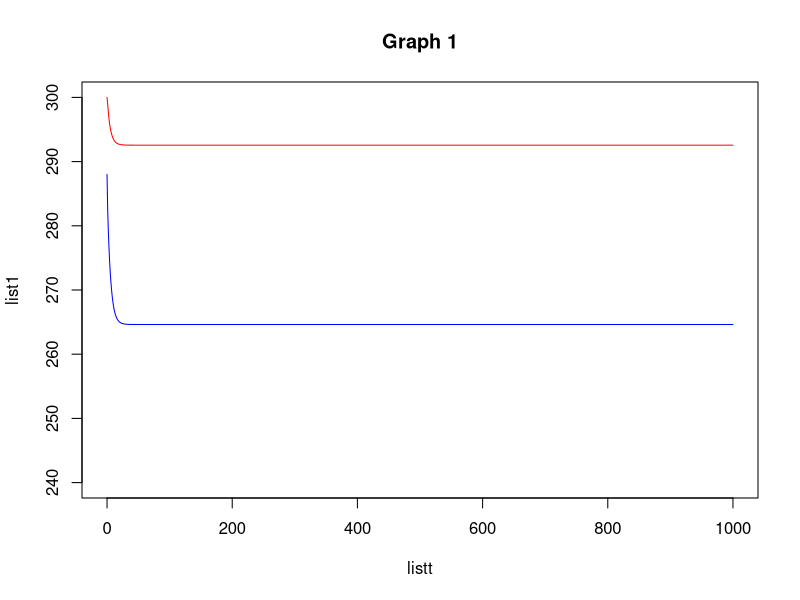
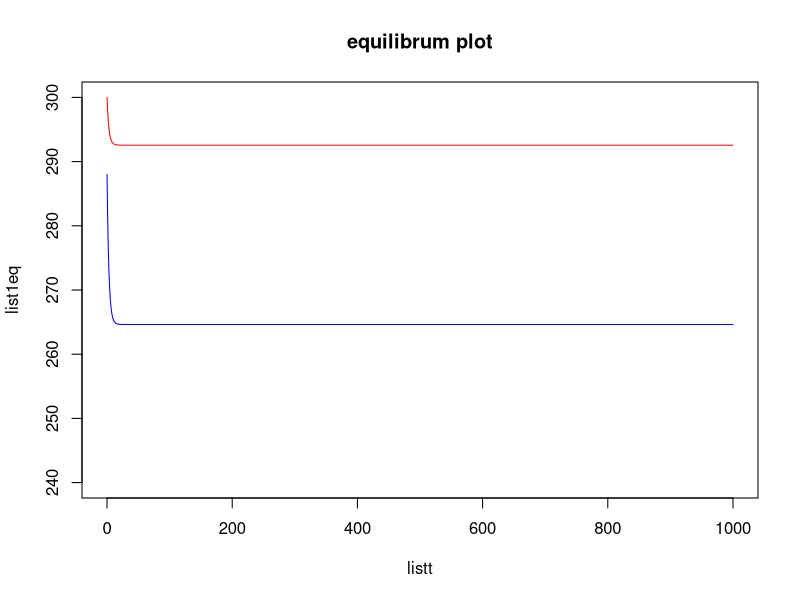
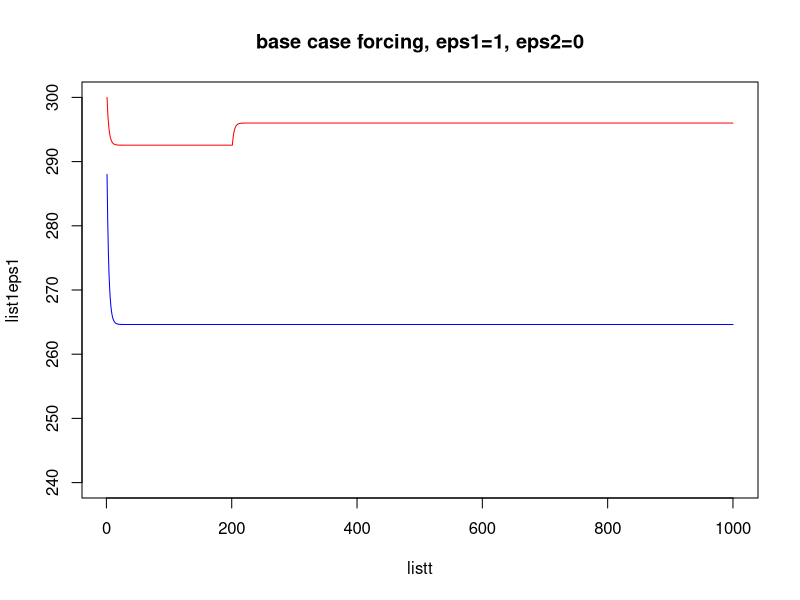
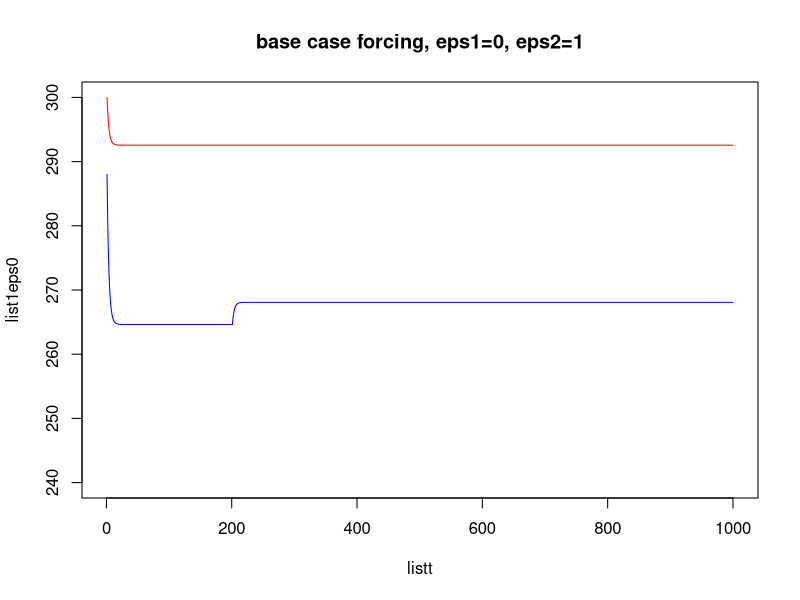
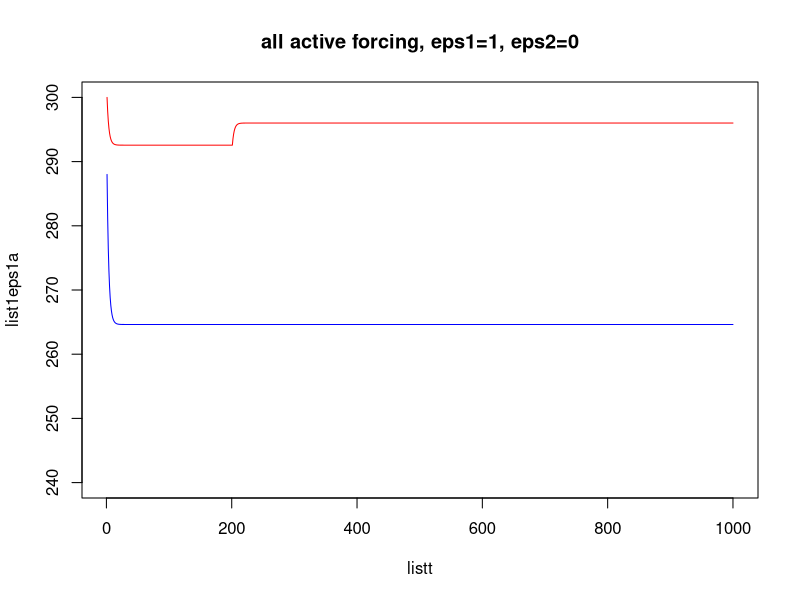
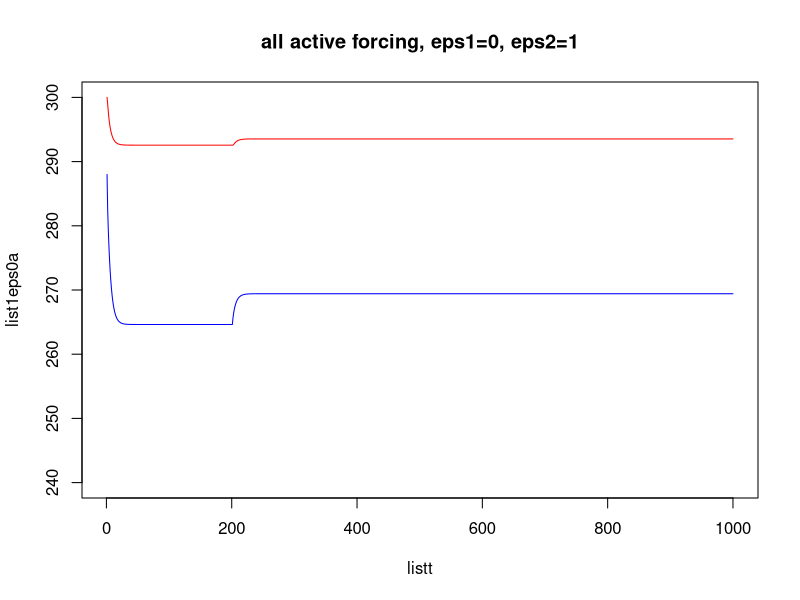
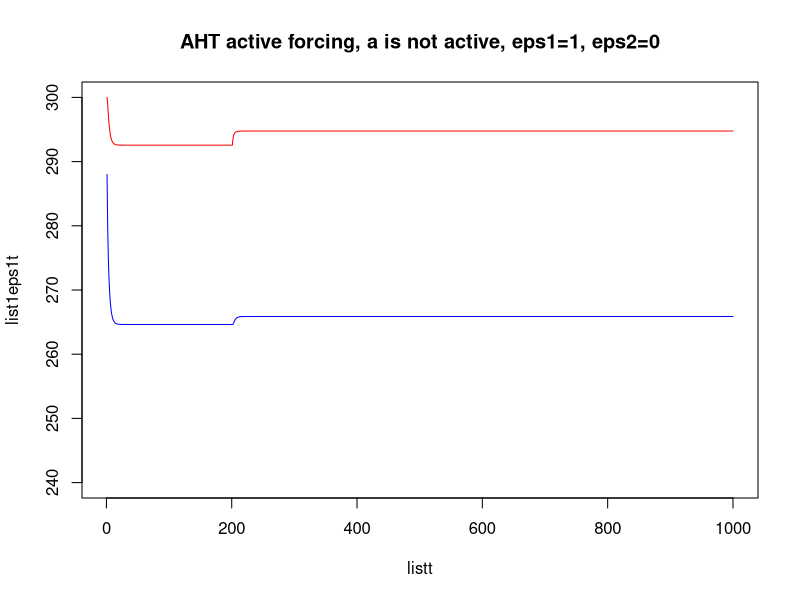
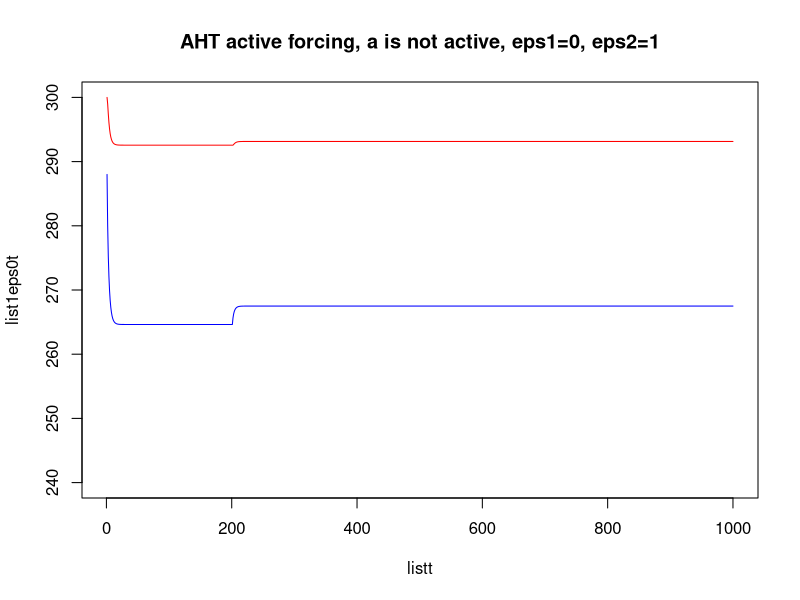

Generate these figures, in order, with R:
H<-1; #arbitrary 
S1<-40.9; #PW
A<--49.7; #PW
B<-0.29; #PW 
S2<-24.1; #PW
alpha<-0.29; 
F0<-3; #PW
gamma1<-0.035;
gamma2<-0.002852;
Tice<-271.15;

dt<-1;
T1<-300; 
T2<-288; 
t<-0;
n<-1000; #arbritrary
tA =200

eps1 <- function (t) ifelse(t < tA, 0, 0) #forcing function 
eps2 <- function (t) ifelse(t < tA, 0, 0) #forcing function 

phiice <- function (T1, T2) pi/6 +(pi/6)*(T1-Tice)/(T1-T2)
a <- function (T1, T2) 1-sin(phiice(T1,T2))
CCeq <- function (T1) 6.11*exp(17.23*((T1-273.25)/(T1-35.86)))
AHT <- function (T1, T2) F0+gamma1*(T1-T2)+gamma2*CCeq(T1)*(T1-T2)

dT1 <- function (T1,T2,t) (S1-AHT(T1,T2)-(A+B*T1)+eps1(t))/H
dT2 <- function (T1,T2,t) (S2*(1-2*alpha*a(T1,T2))+AHT(T1, T2)-(A+B*T2)+eps2(t))/H


list1<- vector("list", n)
list2<- vector("list",n)
listt<- vector ("list",n)

list1[[1]] <- T1
list2[[1]] <- T2
listt[[1]] <- t

for (k in 1: n){
  Var1=T1+dT1(T1,T2,t)*dt
  Var2=T2+dT2(T1,T2,t)*dt
  t=t+dt
  T1=Var1
  T2=Var2
  list1[[k+1]] <- T1
  list2[[k+1]] <- T2
  listt[[k+1]] <- t
}

plot(listt, list1, ylim = c(240,300), type="l", col="red")
lines(listt, list2, col="blue")
title("Graph 1")

T1diff = list1[[n]]-list1[[tA]]
T2diff = list2[[n]]-list2[[tA]]
T1eq = list1[[n]]
T2eq = list2[[n]]
aeq = a(T1eq,T2eq)
phiiceeq = phiice(T1eq,T2eq)
phiiceeqdeg = phiiceeq*180/pi
AHTeq = AHT(T1eq,T2eq)
dT1eq= function(T1,T2,t) (S1-AHTeq-(A+B*T1)+eps1(t))/H
dT2eq=function (T1,T2,t) S2*(1-2*alpha*aeq+AHTeq-(A+B*T2)+eps2(t))/H


#loop 2 with equilibrium no forcing
list1eq= vector ("list", n)
list2eq= vector ("list", n)

list1eq[[1]]=300
list2eq[[1]]=288

T1=300
T2=288
t=0

eps1eq <- function (t) ifelse(t < tA ,0, 0) #forcing function
eps2eq <- function (t) ifelse(t < tA ,0, 0) #forcing function
dT1eq= function(T1,T2,t) (S1-AHTeq-(A+B*T1)+eps1eq(t))/H
dT2eq=function (T1,T2,t) (S2*(1-2*alpha*aeq)+AHTeq- (A+B*T2)+eps2eq(t))/H

for (k in 1:n){
  Var1=T1+dT1eq(T1,T2,t)*dt
  Var2=T2+dT2eq(T1,T2,t)*dt
  t=t+dt
  T1=Var1
  T2=Var2
  list1eq[[k+1]]= T1
  list2eq[[k+1]]= T2
}

plot(listt, list1eq, ylim=c(240,300), type="l", col="red")
lines(listt, list2eq, col="blue")
title("equilibrum plot")
T1diffeq = list1[[n]]-list1[[tA]]
T2diffeq = list2[[n]]-list2[[tA]]



#forcing feedback not active- base case (dT1eq and dT2eq) (esp1=1, eps2=0)
list1eps1= vector("list",n)
list2eps0=vector("list", n)

list1eps1[[1]]=300
list2eps0[[1]]=288

T1=300
T2=288
t=0

 eps1_1 = function (t) ifelse(t < tA, 0, 1) #forcing function 
 eps2_0 = function (t) ifelse(t < tA, 0, 0) #forcing function 
 dT1_eps1 = function (T1,T2,t) (S1-AHTeq-(A+B*T1)+eps1_1(t))/H
 dT2_eps0 = function (T1,T2,t) (S2*(1-2*alpha*aeq)+AHTeq-(A+B*T2)+eps2_0(t))/H #using AHT function and a function
 

 for (k in 1: n){
   Var1=T1+dT1_eps1(T1,T2,t)*dt
   Var2=T2+dT2_eps0(T1,T2,t)*dt
   t=t+dt
   T1=Var1
   T2=Var2
   list1eps1[[k+1]] = T1
   list2eps0[[k+1]] = T2
   listt[[k]] = t
 }
 plot(listt, list1eps1, ylim = c(240,300), type="l", col="red")
 lines(listt, list2eps0, col="blue")
 title( "base case forcing, eps1=1, eps2=0")
 
 T1diffbaseeps1 = list1eps1[[n]]-list1eps1[[tA]]
 T2diffbaseeps0 = list2eps0[[n]]-list2eps0[[tA]]


 
 #forcing feedback not active-base case (dT1eq and dT2eq) (esp1=0, eps2=1)
 list1eps0= vector("list",n)
 list2eps1=vector("list", n)
 T1=300
 T2=288
 t=0
 
 list1eps0[[1]]=T1
 list2eps1[[1]]=T2
 
 eps1_0 = function (t) ifelse(t < tA, 0, 0) #forcing function 
 eps2_1 = function (t) ifelse(t < tA, 0, 1) #forcing function 
 dT1_eps0 = function (T1,T2,t) (S1-AHTeq-(A+B*T1)+eps1_0(t))/H
 dT2_eps1 = function (T1,T2,t) (S2*(1-2*alpha*aeq)+AHTeq-(A+B*T2)+eps2_1(t))/H 
 
 for (k in 1: n){
   Var1=T1+dT1_eps0(T1,T2,t)*dt
   Var2=T2+dT2_eps1(T1,T2,t)*dt
   t=t+dt
   T1=Var1
   T2=Var2
   list1eps0[[k+1]] = T1
   list2eps1[[k+1]] = T2
   listt[[k]] = t
 }
 plot(listt, list1eps0, ylim = c(240,300), type="l", col="red")
 lines(listt, list2eps1, col="blue")
 title( "base case forcing, eps1=0, eps2=1")
 
 T1diffbaseeps0 = list1eps0[[n]]-list1eps0[[tA]]
 T2diffbaseeps1 = list2eps1[[n]]-list2eps1[[tA]]
 
 #base case sensitivity matrix 
 
 lambdavectorbase=c(T1diffbaseeps1,T1diffbaseeps0,T2diffbaseeps0,T2diffbaseeps1)
 lambdabase= matrix(lambdavectorbase,2) 
 lambdabaseinverse= solve(lambdabase)
 
 #Forcing feedback all active (dT1, dT2) (eps1=1, eps2=0)
 list1eps1a=vector("list",n)
 list2eps0a=vector("list",n)
 T1=300
 T2=288
 t=0
 
 list1eps1a[[1]]=T1
 list2eps0a[[1]]=T2
 
 #eps1_1 and eps2_0 are defined above 
 dT1_eps1a = function (T1,T2,t) (S1-AHT(T1,T2)-(A+B*T1)+eps1_1(t))/H
 dT2_eps0a = function (T1,T2,t) (S2*(1-2*alpha*a(T1,T2))+AHT(T1,T2)-(A+B*T2)+eps2_0(t))/H 
 for (k in 1: n){
   Var1=T1+dT1_eps1(T1,T2,t)*dt
   Var2=T2+dT2_eps0(T1,T2,t)*dt
   t=t+dt
   T1=Var1
   T2=Var2
   list1eps1a[[k+1]] = T1
   list2eps0a[[k+1]] = T2
   listt[[k]] = t
 }
 plot(listt, list1eps1a, ylim = c(240,300), type="l", col="red")
 lines(listt, list2eps0a, col="blue")
 title( "all active forcing, eps1=1, eps2=0")

 T1diff1a = list1eps1a[[n]]-list1eps1a[[tA]]
 T2diff0a = list2eps0a[[n]]-list2eps0a[[tA]]
 
 #Forcing feedback all active (dT1, dT2) (eps1=0, eps2=1)
 list1eps0a=vector("list",n)
 list2eps1a=vector("list",n)
 T1=300
 T2=288
 t=0
 
 list1eps0a[[1]]=T1
 list2eps1a[[1]]=T2
 
 #eps1_0 and eps2_1 defined above 
 dT1_eps0a = function (T1,T2,t) (S1-AHT(T1,T2)-(A+B*T1)+eps1_0(t))/H
 dT2_eps1a = function (T1,T2,t) (S2*(1-2*alpha*a(T1,T2))+AHT(T1,T2)-(A+B*T2)+eps2_1(t))/H 
 for (k in 1: n){
   Var1=T1+dT1_eps0a(T1,T2,t)*dt
   Var2=T2+dT2_eps1a(T1,T2,t)*dt
   t=t+dt
   T1=Var1
   T2=Var2
   list1eps0a[[k+1]] = T1
   list2eps1a[[k+1]] = T2
   listt[[k]] = t
  } 
 plot(listt, list1eps0a, ylim = c(240,300), type="l", col="red")
 lines(listt, list2eps1a, col="blue")
 title( "all active forcing, eps1=0, eps2=1") 

 T1diffeps0a = list1eps0a[[n]]-list1eps0a[[tA]]
 T2diffeps1a = list2eps1a[[n]]-list2eps1a[[tA]]
 
 #Top down in reference to a (ice albedo) use AHT(T1,T2) and aeq (eps1=1, eps2=0)
 list1eps1t=vector("list",n)
 list2eps0t=vector("list",n)
 T1=300
 T2=288
 t=0
 
 list1eps1t[[1]]=T1
 list2eps0t[[1]]=T2
 
 #eps1_1 and eps2_0 defined above 
 dT1_eps1t = function (T1,T2,t) (S1-AHT(T1,T2)-(A+B*T1)+eps1_1(t))/H
 dT2_eps0t = function (T1,T2,t) (S2*(1-2*alpha*aeq)+AHT(T1,T2)-(A+B*T2)+eps2_0(t))/H 
 for (k in 1: n){
   Var1=T1+dT1_eps1t(T1,T2,t)*dt
   Var2=T2+dT2_eps0t(T1,T2,t)*dt
   t=t+dt
   T1=Var1
   T2=Var2
   list1eps1t[[k+1]] = T1
   list2eps0t[[k+1]] = T2
   listt[[k]] = t
 } 
 plot(listt, list1eps1t, ylim = c(240,300), type="l", col="red")
 lines(listt, list2eps0t, col="blue")
 title( "AHT active forcing, a is not active, eps1=1, eps2=0")  
 
 T1diffeps1t = list1eps1t[[n]]-list1eps1t[[tA]]
 T2diffeps0t = list2eps0t[[n]]-list2eps0t[[tA]]
 
 
 #Top down in reference to a (ice albedo) use AHT(T1,T2) and aeq (eps1=0, eps2=1)
 list1eps0t=vector("list",n)
 list2eps1t=vector("list",n)
 T1=300
 T2=288
 t=0
 
 list1eps0t[[1]]=T1
 list2eps1t[[1]]=T2
 
 #eps1_0 and eps2_1 defined above 
 dT1_eps0t = function (T1,T2,t) (S1-AHT(T1,T2)-(A+B*T1)+eps1_0(t))/H
 dT2_eps1t = function (T1,T2,t) (S2*(1-2*alpha*aeq)+AHT(T1,T2)-(A+B*T2)+eps2_1(t))/H
 for (k in 1: n){
   Var1=T1+dT1_eps0t(T1,T2,t)*dt
   Var2=T2+dT2_eps1t(T1,T2,t)*dt
   t=t+dt
   T1=Var1
   T2=Var2
   list1eps0t[[k+1]] = T1
   list2eps1t[[k+1]] = T2
   listt[[k]] = t
 }  
 plot(listt, list1eps0t, ylim = c(240,300), type="l", col="red")
 lines(listt, list2eps1t, col="blue")
 title( "AHT active forcing, a is not active, eps1=0, eps2=1")  

 T1diffeps0t = list1eps0t[[n]]-list1eps0t[[tA]]
 T2diffeps1t = list2eps1t[[n]]-list2eps1t[[tA]]
 

 
 #top down sensitivity matrix                                                                     #start here for matrix 
 lambdavectort=c(T1diffeps1t, T2diffeps0t, T1diffeps0t, T2diffeps1t)
 lambdat= matrix(lambdavectort, 2)
 
 #Top gain matrix 
  
 Gt= lambdat %*% lambdabaseinverse
 
 #Bottom up in reference to a (ice albedo) use AHTeq and a(T1,T2) (eps1=1, eps2=0) 
 list1eps1b=vector("list",n)
 list2eps0b=vector("list",n)
 T1=300
 T2=288
 t=0
 
 list1eps1b[[1]]=T1
 list2eps0b[[1]]=T2
 
 #eps1_1 and eps2_0 defined above 
 dT1_eps1b = function (T1,T2,t) (S1-AHTeq-(A+B*T1)+eps1_1(t))/H
 dT2_eps0b = function (T1,T2,t) (S2*(1-2*alpha*a(T1,T2))+AHTeq-(A+B*T2)+eps2_0(t))/H 
 for (k in 1: n){
   Var1=T1+dT1_eps1b(T1,T2,t)*dt
   Var2=T2+dT2_eps0b(T1,T2,t)*dt
   t=t+dt
   T1=Var1
   T2=Var2
   list1eps1b[[k+1]] = T1
   list2eps0b[[k+1]] = T2
   listt[[k]] = t
 }
 plot(listt, list1eps1b, ylim = c(240,300), type="l", col="red")
 lines(listt, list2eps0b, col="blue")
 title( "AHT not active, a is active, eps1=1, eps2=0")  

 T1diffeps1b = list1eps1b[[n]]-list1eps1b[[tA]]
 T2diffeps0b = list2eps0b[[n]]-list2eps0b[[tA]]
 
 #Bottom up in reference to a (ice albedo) use AHTeq and a(T1,T2) (eps1=0, eps2=1)
 list1eps0b=vector("list",n)
 list2eps1b=vector("list",n)
 T1=300
 T2=288
 t=0
 
 list1eps0b[[1]]=T1
 list2eps1b[[1]]=T2
 
 #eps1_0 and eps2_1 defined above 
 dT1_eps0b = function (T1,T2,t) (S1-AHTeq-(A+B*T1)+eps1_0(t))/H
 dT2_eps1b = function (T1,T2,t) (S2*(1-2*alpha*a(T1,T2))+AHTeq-(A+B*T2)+eps2_1(t))/H
 for (k in 1: n){
   Var1=T1+dT1_eps0b(T1,T2,t)*dt
   Var2=T2+dT2_eps1b(T1,T2,t)*dt
   t=t+dt
   T1=Var1
   T2=Var2
   list1eps0b[[k+1]] = T1
   list2eps1b[[k+1]] = T2
   listt[[k]] = t
 }
 plot(listt, list1eps0b, ylim = c(240,300), type="l", col="red")
 lines(listt, list2eps1b, col="blue")
 title( "AHT not active, a is active, eps1=0, eps2=1")
  
 T1diffeps0b = list1eps0b[[n]]-list1eps0b[[tA]]
 T2diffeps1b = list2eps1b[[n]]-list2eps1b[[tA]]
 
 #bottom up sensitivity matrix 
 
 lambdavectorb=c(T1diffeps1b, T2diffeps0b, T1diffeps0b, T2diffeps1b)
 lambdab= matrix(lambdavectorb,2)

 #bottom up gain matrix 
 
 Gb= lambdab %*% lambdabaseinverse
 